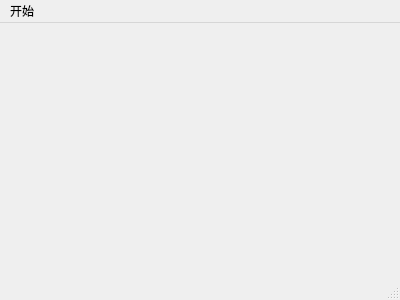
<?xml version="1.0" encoding="UTF-8"?>
<ui version="4.0">
 <class>MainScence</class>
 <widget class="QMainWindow" name="MainScence">
  <property name="geometry">
   <rect>
    <x>0</x>
    <y>0</y>
    <width>400</width>
    <height>300</height>
   </rect>
  </property>
  <property name="windowTitle">
   <string>MainScence</string>
  </property>
  <widget class="QWidget" name="centralWidget"/>
  <widget class="QMenuBar" name="menuBar">
   <property name="geometry">
    <rect>
     <x>0</x>
     <y>0</y>
     <width>400</width>
     <height>22</height>
    </rect>
   </property>
   <widget class="QMenu" name="menu">
    <property name="title">
     <string>开始</string>
    </property>
    <addaction name="actionQuit"/>
   </widget>
   <addaction name="menu"/>
  </widget>
  <widget class="QStatusBar" name="statusBar"/>
  <action name="actionQuit">
   <property name="text">
    <string>退出</string>
   </property>
  </action>
 </widget>
 <layoutdefault spacing="6" margin="11"/>
 <resources/>
 <connections/>
</ui>
